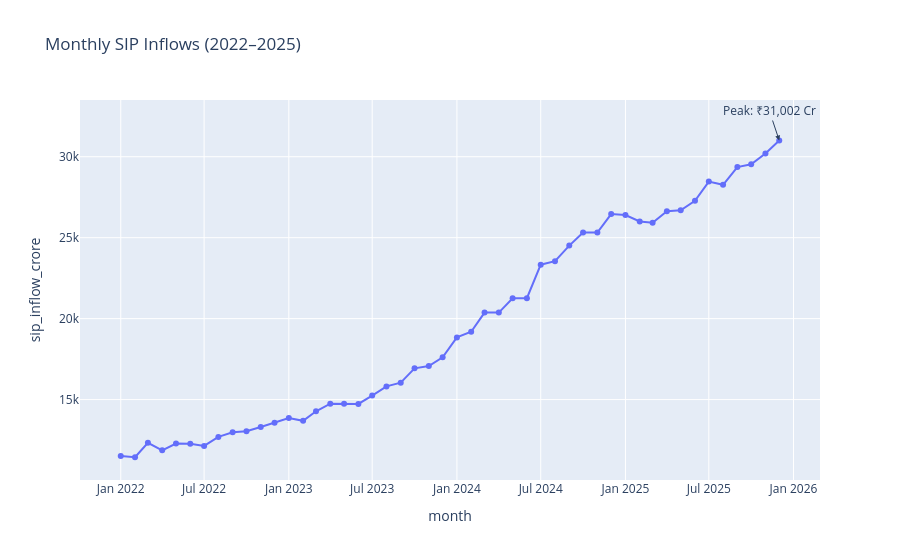

Notebook source saved alongside this figure:
### Code cell
# Convert month to datetime
sip["month"] = pd.to_datetime(sip["month"])

# Create Plotly Line Chart
fig = px.line(
    sip,
    x="month",
    y="sip_inflow_crore",
    markers=True,
    title="Monthly SIP Inflows (2022–2025)"
)

# Highlight highest SIP inflow
max_idx = sip["sip_inflow_crore"].idxmax()

fig.add_annotation(
    x=sip.loc[max_idx, "month"],
    y=sip.loc[max_idx, "sip_inflow_crore"],
    text=f"Peak: ₹{sip.loc[max_idx, 'sip_inflow_crore']:,} Cr",
    showarrow=True,
    arrowhead=2
)

fig.show()
